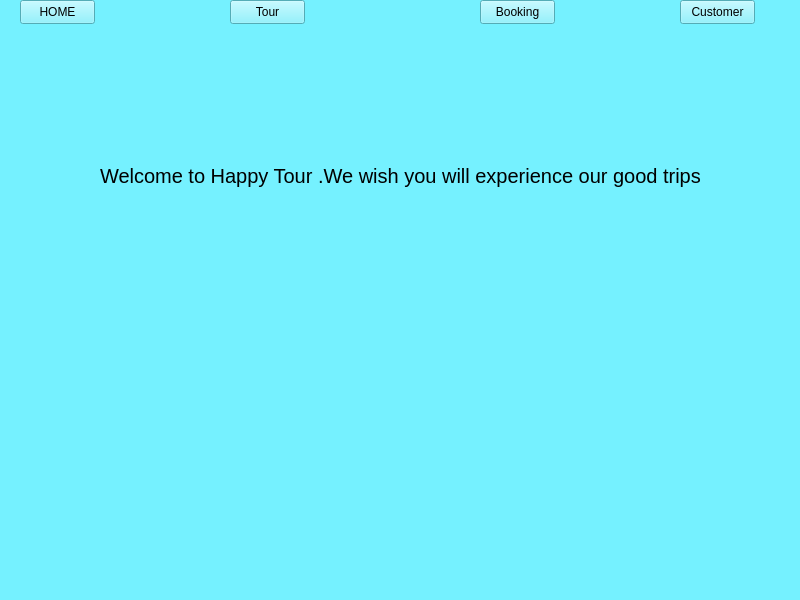
<?xml version="1.0" encoding="UTF-8"?>
<ui version="4.0">
 <class>MainWindow</class>
 <widget class="QMainWindow" name="MainWindow">
  <property name="geometry">
   <rect>
    <x>0</x>
    <y>0</y>
    <width>800</width>
    <height>600</height>
   </rect>
  </property>
  <property name="font">
   <font>
    <pointsize>15</pointsize>
   </font>
  </property>
  <property name="windowTitle">
   <string>MainWindow</string>
  </property>
  <property name="styleSheet">
   <string notr="true">background-color: rgb(117, 241, 255);</string>
  </property>
  <widget class="QWidget" name="centralwidget">
   <widget class="QLabel" name="label">
    <property name="geometry">
     <rect>
      <x>100</x>
      <y>160</y>
      <width>601</width>
      <height>31</height>
     </rect>
    </property>
    <property name="font">
     <font>
      <pointsize>15</pointsize>
     </font>
    </property>
    <property name="text">
     <string>Welcome to Happy Tour .We wish you will experience our good trips.</string>
    </property>
   </widget>
   <widget class="QPushButton" name="pushButton">
    <property name="geometry">
     <rect>
      <x>20</x>
      <y>0</y>
      <width>75</width>
      <height>24</height>
     </rect>
    </property>
    <property name="text">
     <string>HOME</string>
    </property>
   </widget>
   <widget class="QPushButton" name="pushButton_2">
    <property name="geometry">
     <rect>
      <x>230</x>
      <y>0</y>
      <width>75</width>
      <height>24</height>
     </rect>
    </property>
    <property name="text">
     <string>Tour</string>
    </property>
   </widget>
   <widget class="QPushButton" name="pushButton_3">
    <property name="geometry">
     <rect>
      <x>480</x>
      <y>0</y>
      <width>75</width>
      <height>24</height>
     </rect>
    </property>
    <property name="text">
     <string>Booking</string>
    </property>
   </widget>
   <widget class="QPushButton" name="pushButton_4">
    <property name="geometry">
     <rect>
      <x>680</x>
      <y>0</y>
      <width>75</width>
      <height>24</height>
     </rect>
    </property>
    <property name="text">
     <string>Customer</string>
    </property>
   </widget>
   <widget class="QLabel" name="label_2">
    <property name="geometry">
     <rect>
      <x>300</x>
      <y>330</y>
      <width>49</width>
      <height>16</height>
     </rect>
    </property>
    <property name="text">
     <string/>
    </property>
   </widget>
  </widget>
  <widget class="QMenuBar" name="menubar">
   <property name="geometry">
    <rect>
     <x>0</x>
     <y>0</y>
     <width>800</width>
     <height>22</height>
    </rect>
   </property>
  </widget>
  <widget class="QStatusBar" name="statusbar"/>
 </widget>
 <resources/>
 <connections/>
</ui>
